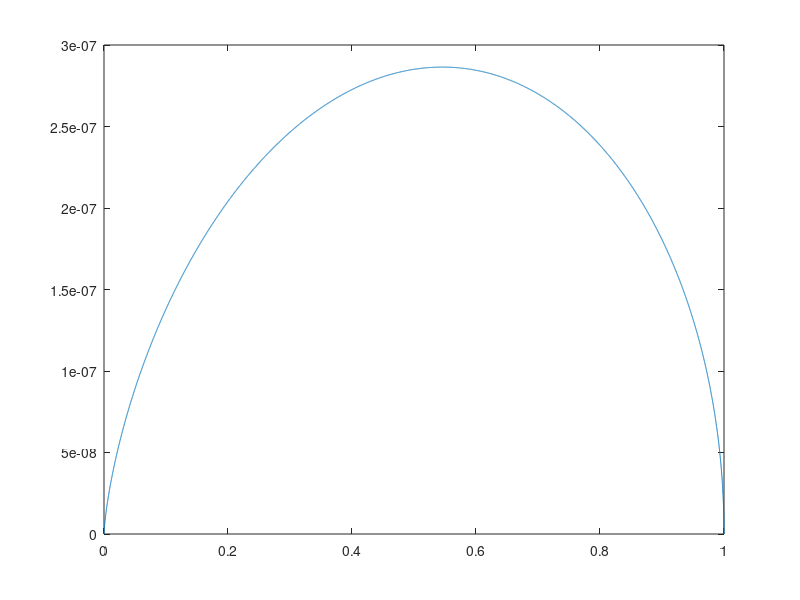

Here is the MATLAB script that generated this plot:
clc,clear
n=1.3;
r=linspace(0,1,10000);
g=9.81;
p1=5.5e5;
V1=0.292;
A = pi*(6.3e-3)^2/4; 
m=A*sqrt(2*n/(n-1)*(5.5e-5/0.29).*r.^(2/n).*(1-r.^((n-1)./n)));
plot(r,m)